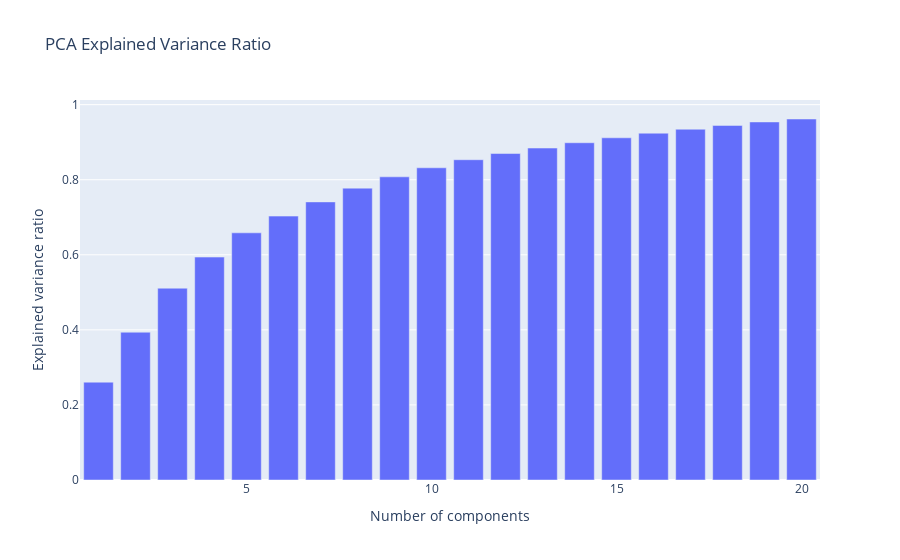

Here is the notebook cell this chart was saved with:
### Code cell
# Use Plotly to plot a bar graph of the explained variance ratio for each number of components
fig = px.bar(x=list(variance_dict.keys()), y=list(variance_dict.values()), labels={'x': 'Number of components', 'y': 'Explained variance ratio'}, title="PCA Explained Variance Ratio")
fig.show()
fig.write_html('pca_variance_plot.html')

### Figure 1 — Plotly figure (JSON) as saved in the notebook; plotly's stock layout.template omitted (floating-point values rounded to 4 significant figures)
{"data": [{"alignmentgroup": "True", "hovertemplate": "Number of components=%{x}<br>Explained variance ratio=%{y}<extra></extra>", "legendgroup": "", "marker": {"color": "#636efa", "pattern": {"shape": ""}}, "name": "", "offsetgroup": "", "orientation": "v", "showlegend": false, "textposition": "auto", "type": "bar", "x": [1, 2, 3, 4, 5, 6, 7, 8, 9, 10, 11, 12, 13, 14, 15, 16, 17, 18, 19, 20], "xaxis": "x", "y": [0.2606, 0.3938, 0.511, 0.5939, 0.6586, 0.7031, 0.7409, 0.7776, 0.8077, 0.8318, 0.8533, 0.8698, 0.8844, 0.8985, 0.9117, 0.924, 0.9346, 0.9447, 0.954, 0.9618], "yaxis": "y"}], "layout": {"barmode": "relative", "legend": {"tracegroupgap": 0}, "title": {"text": "PCA Explained Variance Ratio"}, "xaxis": {"anchor": "y", "domain": [0, 1], "title": {"text": "Number of components"}}, "yaxis": {"anchor": "x", "domain": [0, 1], "title": {"text": "Explained variance ratio"}}}}
